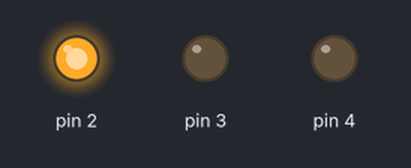
Simulated run of this sketch. Board: Arduino Uno, built with avr-gcc and run on an emulated ATmega328P. On the bench: output pins drawn as LEDs (lit = HIGH).

Above: at 1.0 s.
At 2.5 s:
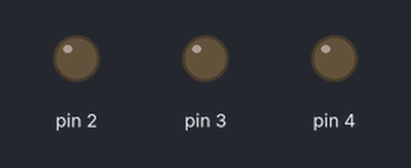
At 4.0 s:
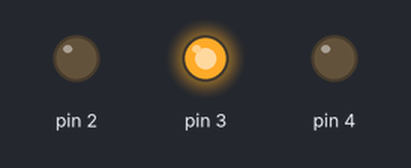
At 7.0 s:
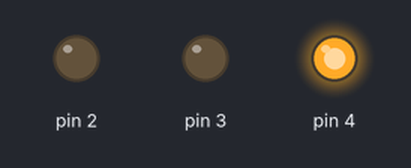
Timing chart, 0 to 10.4 s (numbered marks = the images above):
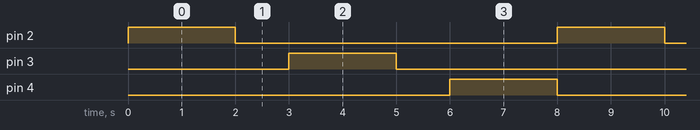

Measured:
- by itself, pin 2–4: alternates HIGH for 2.0 s and LOW for 6.0 s
- by itself, everything shown: repeats every 8.0 s, in 6 steps

The sketch:

Three_Bink.ino
```cpp
void setup() {
    pinMode(2, OUTPUT);
    pinMode(3, OUTPUT);
    pinMode(4, OUTPUT);
}

void loop() {
    digitalWrite(2, HIGH);
    delay(2000);
    digitalWrite(2, LOW);
    delay(1000);
    digitalWrite(3, HIGH);
    delay(2000);
    digitalWrite(3, LOW);
    delay(1000);
    digitalWrite(4, HIGH);
    delay(2000);
    digitalWrite(4, LOW);
}
```
